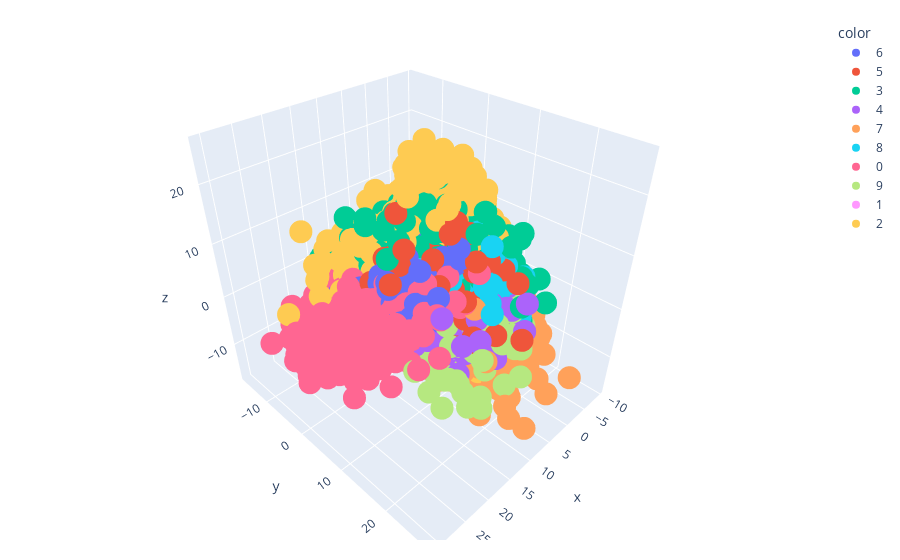

This figure's notebook cell:
### Code cell
y_train_trf = y_train.astype(str)
fig = px.scatter_3d(x=X_train_trf[:,0],
                 y=X_train_trf[:,1],
                 z=X_train_trf[:,2],
                 color=y_train_trf)
fig.update_layout(margin=dict(l=20,r=20,t=20,b=20))
fig.show()

### Figure 1 — Plotly figure (JSON) as saved in the notebook; plotly's stock layout.template omitted (floating-point values rounded to 4 significant figures; data arrays with more than 128 entries replaced by an {"elided": "..."} marker saying what was removed)
{"data": [{"hovertemplate": "color=6<br>x=%{x}<br>y=%{y}<br>z=%{z}<extra></extra>", "legendgroup": "6", "marker": {"color": "#636efa", "symbol": "circle"}, "mode": "markers", "name": "6", "scene": "scene", "showlegend": true, "type": "scatter3d", "x": {"elided": "3352 float values"}, "y": {"elided": "3352 float values"}, "z": {"elided": "3352 float values"}}, {"hovertemplate": "color=5<br>x=%{x}<br>y=%{y}<br>z=%{z}<extra></extra>", "legendgroup": "5", "marker": {"color": "#EF553B", "symbol": "circle"}, "mode": "markers", "name": "5", "scene": "scene", "showlegend": true, "type": "scatter3d", "x": {"elided": "3093 float values"}, "y": {"elided": "3093 float values"}, "z": {"elided": "3093 float values"}}, {"hovertemplate": "color=3<br>x=%{x}<br>y=%{y}<br>z=%{z}<extra></extra>", "legendgroup": "3", "marker": {"color": "#00cc96", "symbol": "circle"}, "mode": "markers", "name": "3", "scene": "scene", "showlegend": true, "type": "scatter3d", "x": {"elided": "3414 float values"}, "y": {"elided": "3414 float values"}, "z": {"elided": "3414 float values"}}, {"hovertemplate": "color=4<br>x=%{x}<br>y=%{y}<br>z=%{z}<extra></extra>", "legendgroup": "4", "marker": {"color": "#ab63fa", "symbol": "circle"}, "mode": "markers", "name": "4", "scene": "scene", "showlegend": true, "type": "scatter3d", "x": {"elided": "3233 float values"}, "y": {"elided": "3233 float values"}, "z": {"elided": "3233 float values"}}, {"hovertemplate": "color=7<br>x=%{x}<br>y=%{y}<br>z=%{z}<extra></extra>", "legendgroup": "7", "marker": {"color": "#FFA15A", "symbol": "circle"}, "mode": "markers", "name": "7", "scene": "scene", "showlegend": true, "type": "scatter3d", "x": {"elided": "3508 float values"}, "y": {"elided": "3508 float values"}, "z": {"elided": "3508 float values"}}, {"hovertemplate": "color=8<br>x=%{x}<br>y=%{y}<br>z=%{z}<extra></extra>", "legendgroup": "8", "marker": {"color": "#19d3f3", "symbol": "circle"}, "mode": "markers", "name": "8", "scene": "scene", "showlegend": true, "type": "scatter3d", "x": {"elided": "3228 float values"}, "y": {"elided": "3228 float values"}, "z": {"elided": "3228 float values"}}, {"hovertemplate": "color=0<br>x=%{x}<br>y=%{y}<br>z=%{z}<extra></extra>", "legendgroup": "0", "marker": {"color": "#FF6692", "symbol": "circle"}, "mode": "markers", "name": "0", "scene": "scene", "showlegend": true, "type": "scatter3d", "x": {"elided": "3316 float values"}, "y": {"elided": "3316 float values"}, "z": {"elided": "3316 float values"}}, {"hovertemplate": "color=9<br>x=%{x}<br>y=%{y}<br>z=%{z}<extra></extra>", "legendgroup": "9", "marker": {"color": "#B6E880", "symbol": "circle"}, "mode": "markers", "name": "9", "scene": "scene", "showlegend": true, "type": "scatter3d", "x": {"elided": "3350 float values"}, "y": {"elided": "3350 float values"}, "z": {"elided": "3350 float values"}}, {"hovertemplate": "color=1<br>x=%{x}<br>y=%{y}<br>z=%{z}<extra></extra>", "legendgroup": "1", "marker": {"color": "#FF97FF", "symbol": "circle"}, "mode": "markers", "name": "1", "scene": "scene", "showlegend": true, "type": "scatter3d", "x": {"elided": "3775 float values"}, "y": {"elided": "3775 float values"}, "z": {"elided": "3775 float values"}}, {"hovertemplate": "color=2<br>x=%{x}<br>y=%{y}<br>z=%{z}<extra></extra>", "legendgroup": "2", "marker": {"color": "#FECB52", "symbol": "circle"}, "mode": "markers", "name": "2", "scene": "scene", "showlegend": true, "type": "scatter3d", "x": {"elided": "3331 float values"}, "y": {"elided": "3331 float values"}, "z": {"elided": "3331 float values"}}], "layout": {"legend": {"title": {"text": "color"}, "tracegroupgap": 0}, "margin": {"b": 20, "l": 20, "r": 20, "t": 20}, "scene": {"domain": {"x": [0, 1], "y": [0, 1]}, "xaxis": {"title": {"text": "x"}}, "yaxis": {"title": {"text": "y"}}, "zaxis": {"title": {"text": "z"}}}}}
